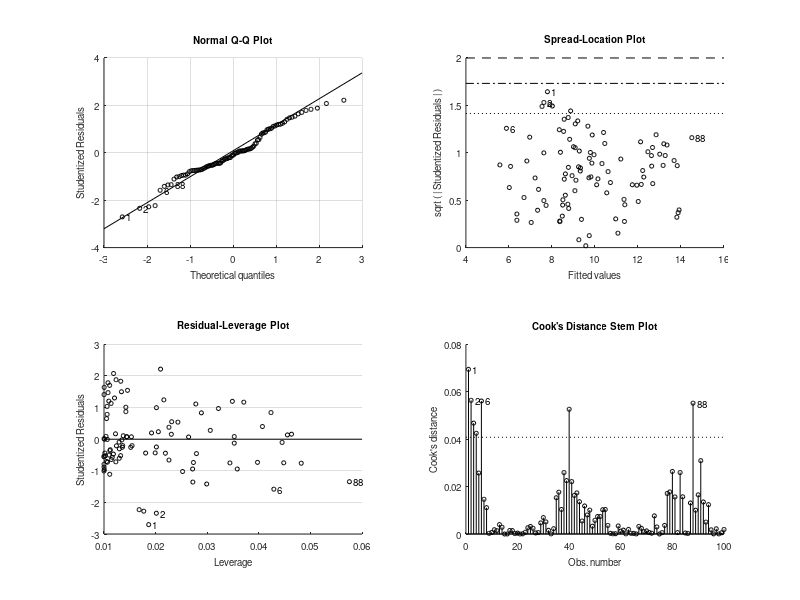

MATLAB code for this plot: (Note: this script raises an error after producing the figure.)
% Exercise 15.6
clear;

% Part i and ii
std = 1; %standard deviation for standard normal distribution
T = 100; %number of periods

% Coefficients of random walk model
b0 = 0;
b1 = 1;

% Generate T standard normal variables
e = normrnd(0,std,T,1);
a = normrnd(0,std,T,1);

% Vector for variables Y and X
Y = zeros(T,1);
X = zeros(T,1);

% Set a value for the first dependent variables
Y(1) = e(1);
X(1) = a(1);

% Generate the time series Y(t) and X(t)
for t=2:T
     Y(t) = Y(t-1) + e(t);
     X(t) = X(t-1) + a(t);
end

% Part iii
Y_l0 = Y(1:T,1); %our Y_t variable
X_l0 = X(1:T,1); %our X_t variable

% Run the regression model using the function fitlm
my_est = fitlm(Y_l0,X_l0);

OLS_estimator = my_est.Coefficients.Estimate(2);
R_squared = my_est.Rsquared.Ordinary;
t_statistic = my_est.Coefficients.tStat(2);

%% Part a

alpha = 0.05; % Significance level
critical_value = 1.96; % Critical value for a 5% significance level

% Hypothesis test
if abs(t_statistic) > critical_value
    disp('Reject the null hypothesis. b1 is significantly different from 0.');
else
    disp('Fail to reject the null hypothesis. b1 is not significantly different from 0.');
end

% Print the R-squared
fprintf('R-squared: %.4f\n', R_squared);

%% Parts b and c

% Define the values of T to be tested
T_values = [50, 100, 200];

% Loop over each value of T
for T = T_values
    num_simulations = 1000; % Number of simulations
    R_squared_values = zeros(num_simulations, 1); % Array to store R-squared values
    t_statistic_values = zeros(num_simulations, 1); % Array to store t-statistic values

    for i = 1:num_simulations
        e = normrnd(0,std,T,1);
        a = normrnd(0,std,T,1);
        Y = zeros(T,1);
        X = zeros(T,1);
        Y(1) = e(1);
        X(1) = a(1);
        
        for t = 2:T
            Y(t) = Y(t-1) + e(t);
            X(t) = X(t-1) + a(t);
        end
        
        Y_l0 = Y(1:T,1);
        X_l0 = X(1:T,1);
        my_est = fitlm(Y_l0, X_l0); % Perform the regression

        % Store the R-squared and t-statistic values
        R_squared_values(i) = my_est.Rsquared.Ordinary;
        t_statistic_values(i) = my_est.Coefficients.tStat(2);
    end

    % Plot histogram of R-squared values
    figure;
    histogram(R_squared_values);
    xlabel('R-squared');
    ylabel('Frequency');
    title(['Histogram of R-squared (T = ', num2str(T), ')']);

    % Plot histogram of t-statistic values
    figure;
    histogram(t_statistic_values);
    xlabel('t-statistic');
    ylabel('Frequency');
    title(['Histogram of t-statistic (T = ', num2str(T), ')']);

    % Calculate percentiles
    r2_percentiles = prctile(R_squared_values, [5, 50, 95]);
    t_stat_percentiles = prctile(t_statistic_values, [5, 50, 95]);

    disp(['For T = ', num2str(T)]);
    disp('R-squared percentiles:');
    disp(r2_percentiles);
    disp('t-statistic percentiles:');
    disp(t_stat_percentiles);

    fraction_exceeding = mean(abs(t_statistic_values) > 1.96);
    disp(['Fraction of t-statistic values exceeding 1.96: ', num2str(fraction_exceeding)]);
end

% As the sample size increases, we can see that the fraction of times the
%null hypothesis is rejected does not approach the expected 5% significance
%level. Instead, it seems to approach a different limit. In this case, the
%fraction seems to increase as T gets larger. As the number of obervations
%increases, the fraction seems to approach 1. This suggests that there may
%be factors other than the independence of X and Y that contribute to the
%deviation from the expected rejection rate.







